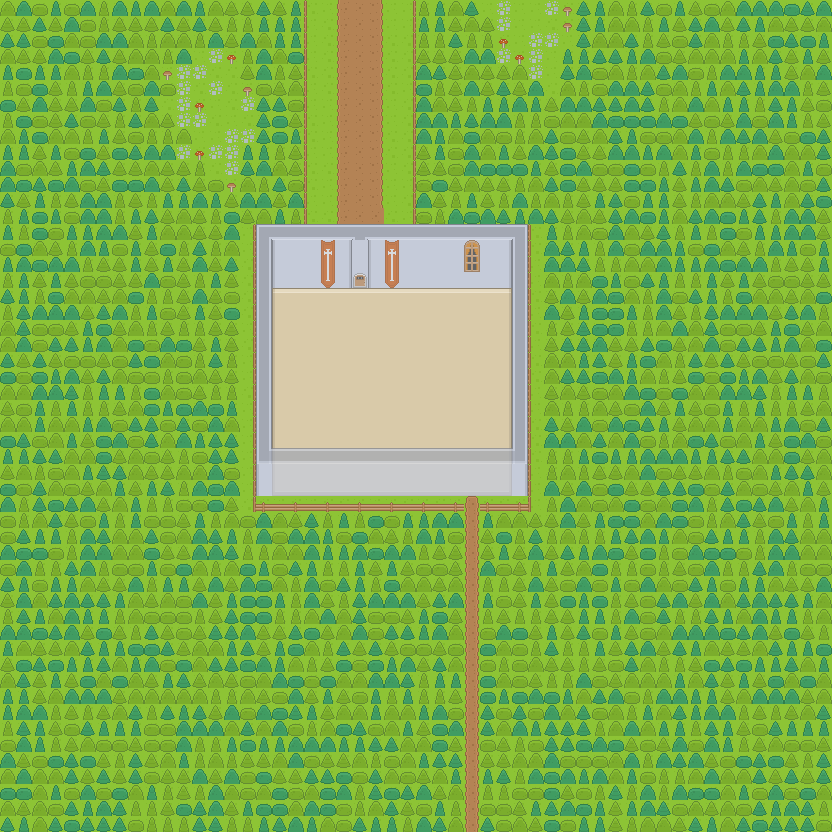

The image is a tile-based game level rendered from a .tmx file. Its description and source (layers, tilesets, objects; grid data summarised) follow:
An orthogonal 52x52 tile map with 16x16 px tiles, 6 tile layers (Ground, Fence, Dungeon Floor, Walls, ...).

<map version="1.2" tiledversion="1.3.0" orientation="orthogonal" renderorder="left-down" compressionlevel="0" width="52" height="52" tilewidth="16" tileheight="16" infinite="0" nextlayerid="7" nextobjectid="1">
 <tileset firstgid="1" source="Map_Tileset.tsx" />
 <layer id="1" name="Ground" width="52" height="52">
  <data>[2704 cells, 2704 non-empty, 7 distinct tile ids]</data>
 </layer>
 <layer id="6" name="Fence" width="52" height="52">
  <data>[2704 cells, 2370 non-empty, 21 distinct tile ids]</data>
 </layer>
 <layer id="5" name="Dungeon Floor" width="52" height="52">
  <data>[2704 cells, 195 non-empty, 9 distinct tile ids]</data>
 </layer>
 <layer id="3" name="Walls" width="52" height="52">
  <data>[2704 cells, 94 non-empty, 8 distinct tile ids]</data>
 </layer>
 <layer id="2" name="Objects" width="52" height="52">
  <data>[2704 cells, 0 non-empty, 0 distinct tile ids]</data>
 </layer>
 <layer id="4" name="Back Wall" width="52" height="52" opacity="0.75">
  <data>[2704 cells, 56 non-empty, 10 distinct tile ids]</data>
 </layer>
</map>
